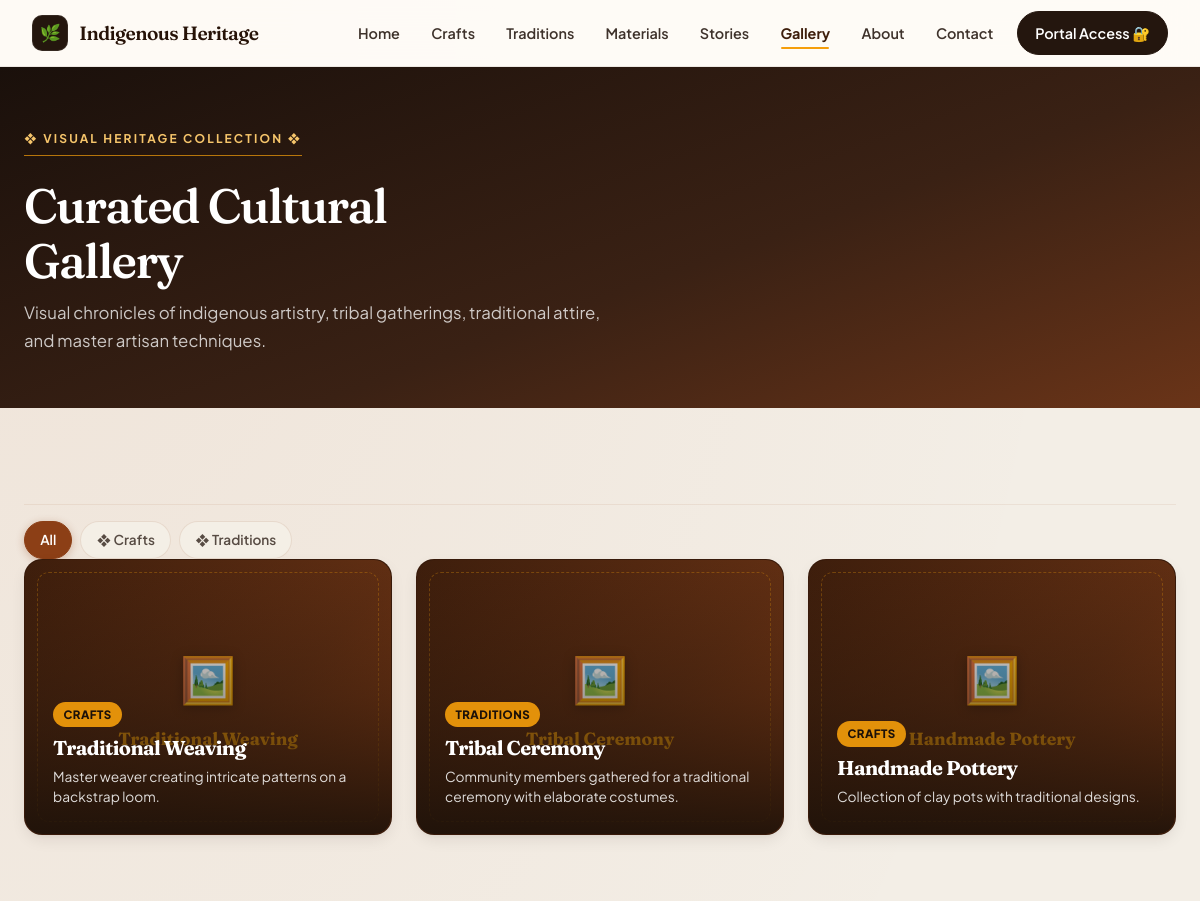
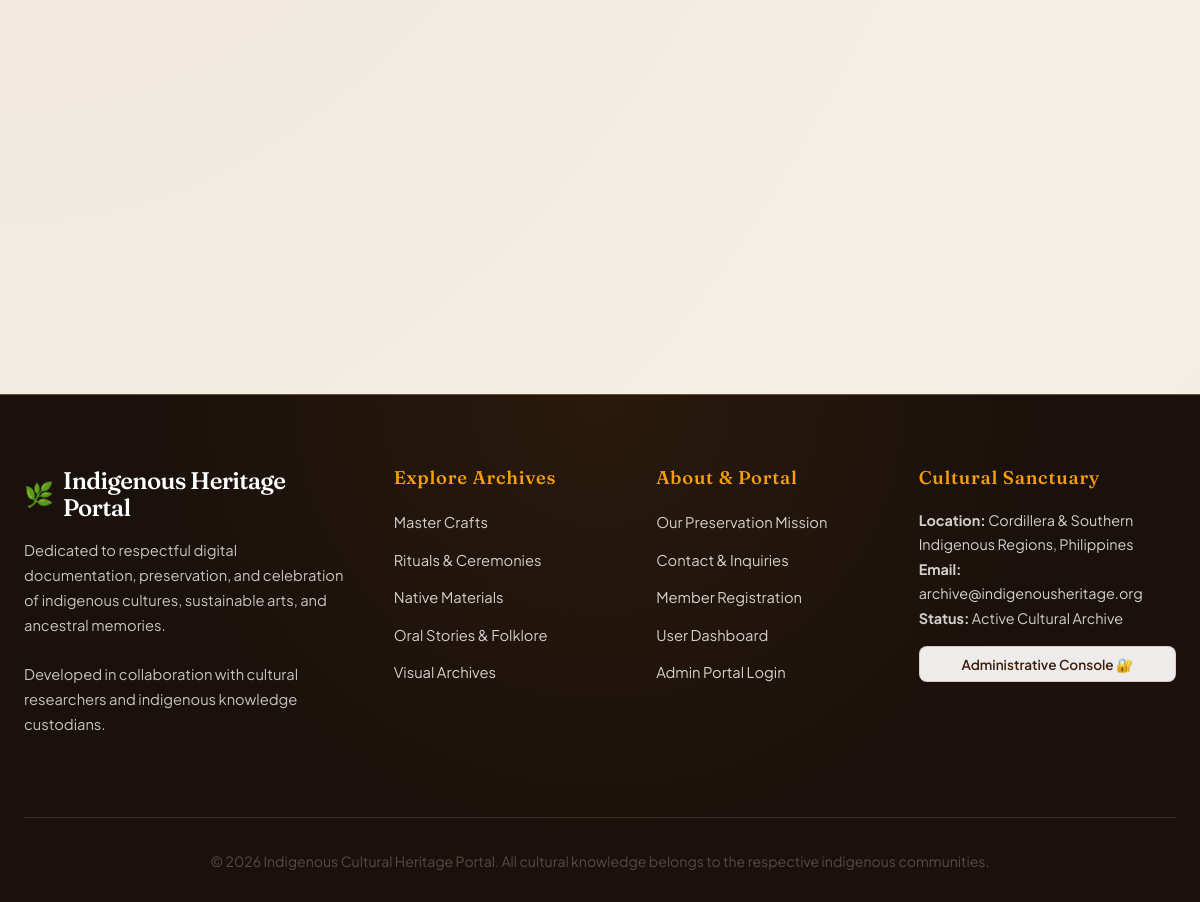
The page /indigenous-heritage/gallery.php on the database its author committed (2 pictures, top to bottom).
### tables this page shows
CREATE TABLE IF NOT EXISTS `gallery` (
  `id` int NOT NULL AUTO_INCREMENT,
  `title` varchar(100) NOT NULL,
  `description` text,
  `image` varchar(255) NOT NULL,
  `category` varchar(50) DEFAULT NULL,
  `created_at` timestamp NULL DEFAULT CURRENT_TIMESTAMP,
  PRIMARY KEY (`id`)
);

### indigenous-heritage/includes/helpers.php (called while the page is built, shortened)
<?php
function e($value): string
{
    return htmlspecialchars((string) $value, ENT_QUOTES | ENT_SUBSTITUTE, 'UTF-8');
}
function app_base_path(): string
{
    static $base = null;
    if ($base !== null) {
        return $base;
    }
    $docRoot = !empty($_SERVER['DOCUMENT_ROOT']) ? realpath($_SERVER['DOCUMENT_ROOT']) : false;
    $appRoot = realpath(APP_ROOT);
    if ($docRoot && $appRoot && stripos($appRoot, $docRoot) === 0) {
        $relative = str_replace('\\', '/', substr($appRoot, strlen($docRoot)));
        return $base = rtrim('/' . ltrim($relative, '/'), '/');
    }
    return $base = '';
}
function url(string $path = '', array $params = []): string
{
    $params = array_filter($params, static fn($v) => $v !== null && $v !== '');
    $query = $params ? '?' . http_build_query($params) : '';
    return app_base_path() . '/' . ltrim($path, '/') . $query;
}
function input_str(array $source, string $key, int $maxLength = 255): string
{
    $value = $source[$key] ?? '';
    $value = trim(str_replace("\0", '', $value));
    return mb_substr($value, 0, $maxLength);
}
function get_str(string $key, int $maxLength = 100): string
{
    return input_str($_GET, $key, $maxLength);
}

### indigenous-heritage/includes/db.php (called while the page is built, shortened)
<?php
function db(): PDO
{
    static $pdo = null;
    if ($pdo instanceof PDO) {
        return $pdo;
    }
    $cfg = app_config('db');
    $dsn = sprintf('mysql:host=%s;port=%d;dbname=%s;charset=utf8mb4', $cfg['host'], $cfg['port'], $cfg['name']);
    $options = [
        PDO::ATTR_ERRMODE => PDO::ERRMODE_EXCEPTION,
        PDO::ATTR_DEFAULT_FETCH_MODE => PDO::FETCH_ASSOC,
        PDO::ATTR_EMULATE_PREPARES => false,
        PDO::ATTR_TIMEOUT => 10,
    ];
    try {
        $pdo = new PDO($dsn, $cfg['user'], $cfg['pass'], $options);
    } catch (PDOException $e) {
        error_log('[IHMS] Database connection failed: ' . $e->getMessage());
        throw new DatabaseUnavailable('Unable to connect to the database.', 0, $e);
    }
    $pdo->exec("SET SESSION sql_mode = 'ONLY_FULL_GROUP_BY,STRICT_TRANS_TABLES,NO_ZERO_IN_DATE,NO_ZERO_DATE,ERROR_FOR_DIVISION_BY_ZERO,NO_ENGINE_SUBSTITUTION'");
    $pdo->exec("SET time_zone = '" . (new DateTime('now'))->format('P') . "'");
    return $pdo;
}
function db_all(string $sql, array $params = []): array
{
    $stmt = db()->prepare($sql);
    $stmt->execute($params);
    return $stmt->fetchAll();
}

### indigenous-heritage/gallery.php (the view, shortened to what this page needs)
<?php
$category_filter = get_str('category', 50);
$sql = 'SELECT * FROM gallery WHERE 1=1';
$params = [];
$sql .= ' ORDER BY created_at DESC';
$gallery_items = db_all($sql, $params);
$categories = array_column(db_all("SELECT DISTINCT category FROM gallery WHERE category IS NOT NULL AND category <> '' ORDER BY category"), 'category');
require __DIR__ . '/includes/partials/public_header.php';
?>
    <section class="page-hero">
        <div class="hero-content">
            <div class="hero-badge">❖ Visual Heritage Collection ❖</div>
            <h1>Curated Cultural Gallery</h1>
            <p>Visual chronicles of indigenous artistry, tribal gatherings, traditional attire, and master artisan techniques.</p>
        </div>
    </section>
    <section class="section">
        <div class="container">
            <div class="filter-chips">
                <a href="<?php echo e(url('gallery.php')); ?>" class="filter-chip<?php echo $category_filter === '' ? ' active' : ''; ?>">All</a>
                <?php foreach ($categories as $cat): ?>
                    <a href="<?php echo e(url('gallery.php', ['category' => $cat])); ?>" class="filter-chip<?php echo $category_filter === $cat ? ' active' : ''; ?>">❖ <?php echo e($cat); ?></a>
                <?php endforeach; ?>
            </div>
            <div class="gallery-grid">
                <?php if ($gallery_items): ?>
                    <?php foreach ($gallery_items as $item): ?>
                        <div class="gallery-card">
                            <?php
                            $img = !empty($item['image']) ? APP_ROOT . '/images/' . $item['image'] : '';
                            if ($img && is_file($img)):
                            ?>
                                <img src="<?php echo e(asset('images/' . $item['image'])); ?>" alt="<?php echo e($item['title']); ?>" data-full="<?php echo e(asset('images/' . $item['image'])); ?>">
                            <?php else: ?>
                                <div class="card-fallback-art" style="height: 100%;">
                                    <div class="card-fallback-icon">🖼️</div>
                                    <div class="card-fallback-title"><?php echo e($item['title']); ?></div>
                                </div>
                            <?php endif; ?>
                            <div class="gallery-overlay">
                                <span class="gallery-category-badge"><?php echo e($item['category'] ?? 'Heritage'); ?></span>
                                <h3 class="gallery-card-title"><?php echo e($item['title']); ?></h3>
                                <p class="gallery-card-desc"><?php echo e($item['description'] ?? ''); ?></p>
                            </div>
                        </div>
                    <?php endforeach; ?>
                <?php else: ?>
                    <div style="grid-column: 1 / -1; text-align: center; padding: 3rem; background: var(--bg-surface); border-radius: var(--radius-lg);">
                        <p>No gallery images uploaded yet. Upload images via the admin portal.</p>
                    </div>
                <?php endif; ?>
            </div>
        </div>
    </section>
<?php require __DIR__ . '/includes/partials/public_footer.php'; ?>

### rows shown on the page
gallery: title "Traditional Weaving", category "CRAFTS", description "Master weaver creating intricate patterns on a backstrap loom."
gallery: title "Tribal Ceremony", category "TRADITIONS", description "Community members gathered for a traditional ceremony with elaborate costumes."
gallery: title "Handmade Pottery", category "CRAFTS", description "Collection of clay pots with traditional designs."

### other values the page prints
$label "Home"
$label "Crafts"
$label "Traditions"
$label "Materials"
$label "Stories"
$label "Gallery"
$label "About"
$label "Contact"
$cat "Crafts"
$cat "Traditions"
app_config('contact_email') "archive@indigenousheritage.org"
